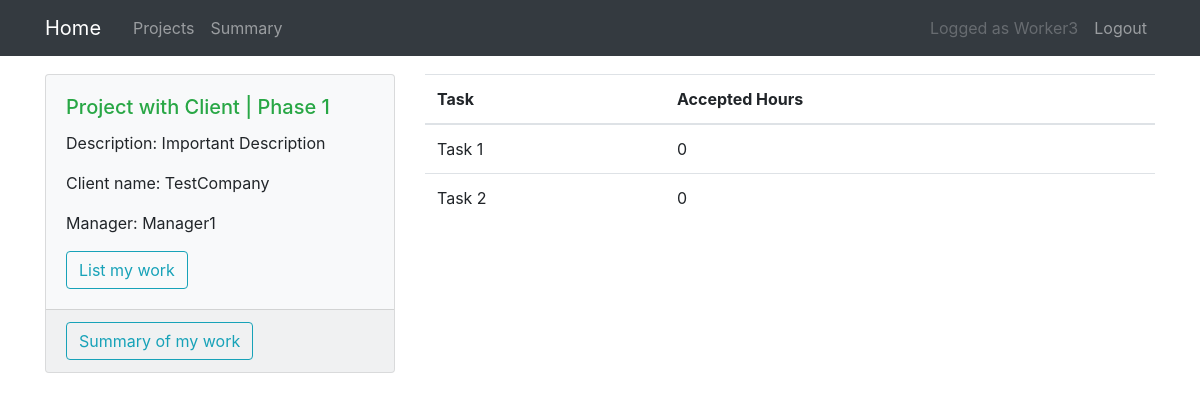
Page /projectphase/1/8/summary/ (signed in) on the earlier database version.
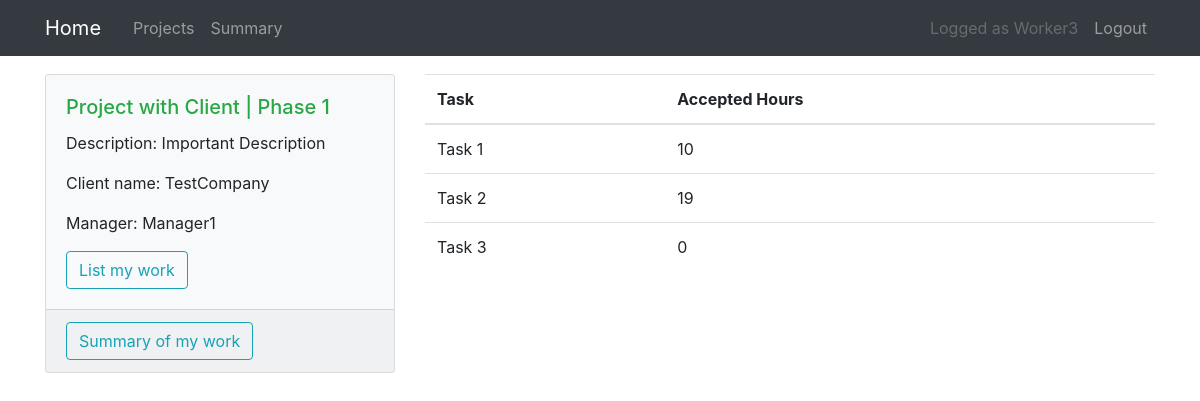
Same page on the later database version.
### projects/models.py (models this page shows, shortened)
class Task(models.Model):
    title = models.CharField(max_length=100)
    project = models.ForeignKey(ProjectPhase, on_delete=models.CASCADE)
    description = models.TextField(blank=True)

### projects/views.py (the view)
class ProjectPhaseWorkerSummaryView(ProjectPhaseDetailView):
    template_name = "projects/projectphase_detail_worker_summary.html"
    def get_context_data(self, **kwargs):
        context = super().get_context_data(**kwargs)
        worker = get_object_or_404(User, id=self.kwargs["worker_pk"])
        queryset = DatePoint.objects.filter(
            task__project_id=self.kwargs["projectphase_pk"], worker=worker
        ).order_by("-worked_date")
        tasks = Task.objects.filter(project_id=self.kwargs["projectphase_pk"])
        if tasks.exists():
            client_exists = tasks[0].project.project.client.exists()
        tasks_dict = {}
        total_hours = 0
        for task in tasks:
            tasks_dict[f"{task.id}"] = 0
        for datepoint in queryset:
            if client_exists:
                if datepoint.approved_manager and datepoint.approved_client:
                    tasks_dict[f"{datepoint.task.id}"] += datepoint.worked_time
                    total_hours += datepoint.worked_time
            else:
                if datepoint.approved_manager:
                    tasks_dict[f"{datepoint.task.id}"] += datepoint.worked_time
                    total_hours += datepoint.worked_time
        services = []
        for task in tasks:
            services.append(
                {"title": task.title, "hours": tasks_dict[f"{task.id}"]}
            )
        if worker.profile.price_per_hour:
            context["total_hours"] = total_hours
            context["pay"] = total_hours * worker.profile.price_per_hour
        context["services"] = services
        return context

### projects/mixins.py (called while the page is built, shortened)
    def test_func(self):
        user = self.request.user
        try:
            project_pk = self.kwargs["project_pk"]
        except KeyError:
            pass
        else:
            return self.check_user_project(user, project_pk)
        try:
            projectphase_pk = self.kwargs["projectphase_pk"]
        except KeyError:
            pass
        else:
            return self.check_user_projectphase(user, projectphase_pk)

### projects/models.py (called while the page is built)
    def get_dates(self):
        return json.loads(self.dates)

### projects/views.py (called while the page is built)
    def get_form_kwargs(self):
        kwargs = super(ProjectPhaseDetailView, self).get_form_kwargs()
        projectphase = ProjectPhase.objects.get(
            id=self.kwargs["projectphase_pk"]
        )
        kwargs["dates"] = projectphase.get_dates()
        kwargs["initial"] = datetime.datetime.strftime(
            datetime.datetime.now(), "%Y-%m"
        )
        return kwargs

### projects/templates/projects/projectphase_detail_worker_summary.html (shortened to what this page needs)
{% extends "projects/projectphase_detail.html" %}
{% load static %}
{% load crispy_forms_tags %}
{% block display_content %}
<table class="table">
    <thead>
        <tr>
            <th scope="col">Task</th>
            <th scope="col">Accepted Hours</th>
        </tr>
    </thead>
    <tbody>
        {% for service in services %}
        <tr>
            <td>{{ service.title }}</td>
            <td>{{ service.hours }}</td>
        </tr>
        {% endfor %}
    </tbody>
</table>
{% endblock display_content %}

Differences in the rows shown:
added Task: title "Task 3"
Other differences:
new list line: "Task 1"
new list line: "10"
new list line: "Task 2"
new list line: "19"
new list line: "0"
list line gone: "Task 1"
list line gone: "0"
list line gone: "Task 2"
